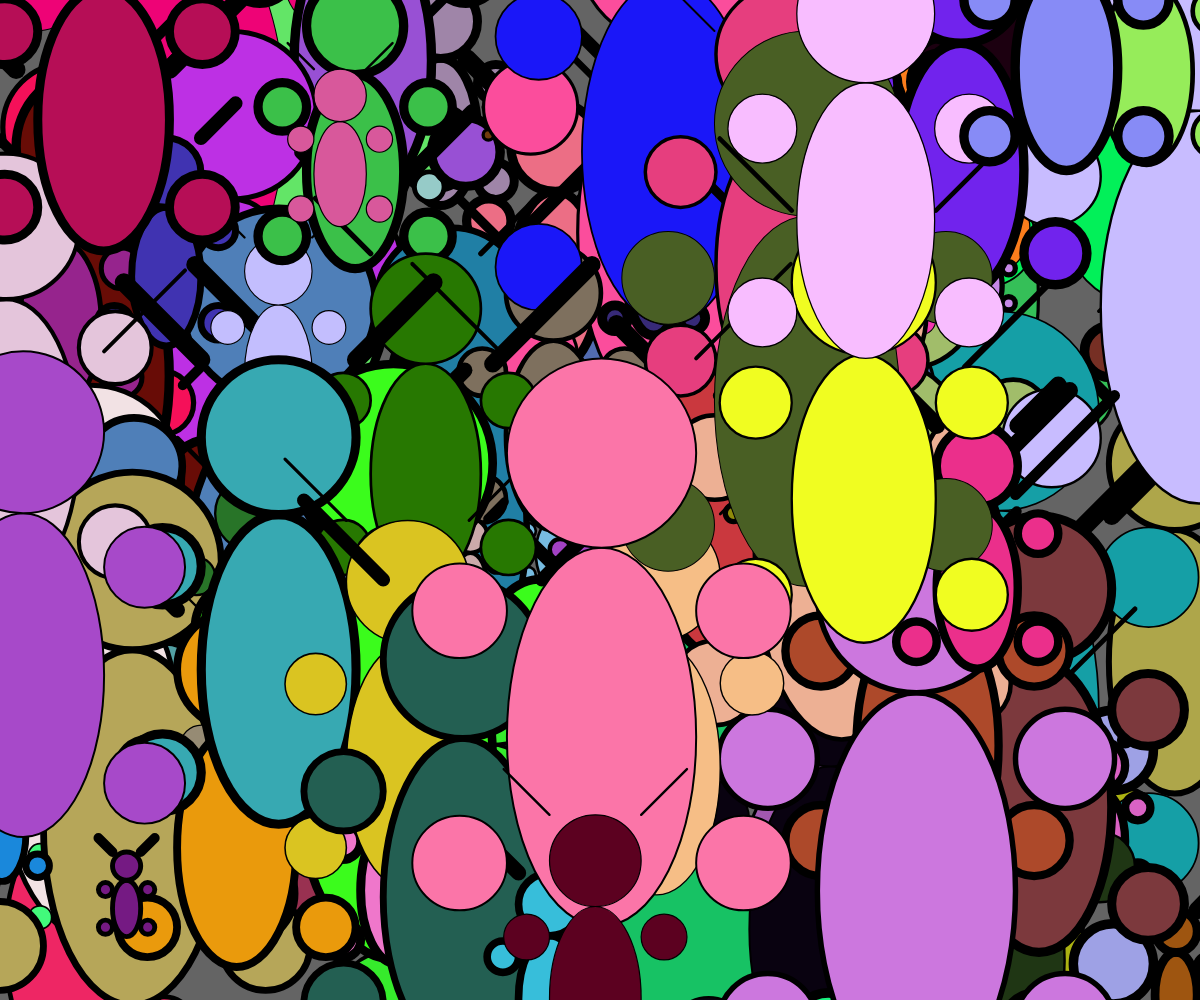
Frame 1 (no input)
Frame 60 (no input): identical to frame 1, image omitted
Frame 120 (the mouse pressed at the canvas centre since frame 60): identical to frame 1, image omitted

The p5.js sketch that drew this single still picture (run headless with seeded random() and noise() and a simulated clock; from frame 60 on, the mouse is pressed at the canvas centre):

// p5.js sketch
// ── sketch.js
function setup() {
	createCanvas(windowWidth, windowHeight);
	background(100);

	for(let i = 0; i < 100; i++) {
		let size = random(20, 200);
		let colorR = random(255);
		let colorG = random(255);
		let colorB = random(255);
		let positionX = random(width);
		let positionY = random(height);
		let thickness = random(2, 20);
		creature(size, colorR, colorG, colorB, positionX, positionY, thickness);
	}

}

function draw() {
	//ellipse(mouseX, mouseY, 20, 20);
}

// Draw creature /////////////////////////////////////////
function creature(size, colorR, colorG, colorB, positionX, positionY, thickness) {
	fill(colorR, colorG, colorB); //yellow
	strokeWeight(thickness/2);
	w1 = size;
	h1 = size*2;
	w2 = size;
	h2 = size;
	w3 = size/2;
	h3 = size/2;
	w4 = size/2;
	h4 = size/2;
	ellipse(positionX, positionY, w1, h1);
	ellipse(positionX, positionY - h1/2 - h2/2, w2, h2);
	ellipse(positionX - w1/2 - w3/2, positionY - h1/3, w3, h3);
	ellipse(positionX + w1/2 + w3/2, positionY - h1/3, w3, h3);
	ellipse(positionX - w1/2 - w3/2, positionY + h1/3, w3, h3);
	ellipse(positionX + w1/2 + w3/2, positionY + h1/3, w3, h3);
	strokeWeight(thickness);
	line(positionX + w2/2, positionY - h1/2 - h2, positionX + w2, positionY - h1/2 - h2*1.5)
	line(positionX - w2/2, positionY - h1/2 - h2, positionX - w2, positionY - h1/2 - h2*1.5)
}
